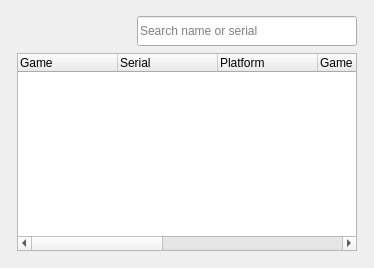
<?xml version="1.0" encoding="UTF-8"?>
<ui version="4.0">
 <class>ConfigurationListWidget</class>
 <widget class="QWidget" name="ConfigurationListWidget">
  <property name="geometry">
   <rect>
    <x>0</x>
    <y>0</y>
    <width>292</width>
    <height>268</height>
   </rect>
  </property>
  <property name="windowTitle">
   <string>Configurations</string>
  </property>
  <property name="styleSheet">
   <string notr="true"/>
  </property>
  <layout class="QGridLayout" name="gridLayout">
   <item row="0" column="0">
    <layout class="QHBoxLayout" name="horizontalLayout_2">
     <property name="leftMargin">
      <number>6</number>
     </property>
     <property name="topMargin">
      <number>0</number>
     </property>
     <property name="rightMargin">
      <number>6</number>
     </property>
     <property name="bottomMargin">
      <number>6</number>
     </property>
     <item>
      <layout class="QVBoxLayout" name="verticalLayout">
       <property name="spacing">
        <number>4</number>
       </property>
       <property name="topMargin">
        <number>2</number>
       </property>
       <item>
        <layout class="QHBoxLayout" name="horizontalLayout">
         <property name="spacing">
          <number>4</number>
         </property>
         <item>
          <widget class="QToolButton" name="global_settings_button">
           <property name="minimumSize">
           <size>
             <width>36</width>
             <height>36</height>
            </size>
           </property>
           <property name="toolTip">
            <string>&lt;html&gt;&lt;head/&gt;&lt;body&gt;&lt;p&gt;Edit global settings&lt;/p&gt;&lt;/body&gt;&lt;/html&gt;</string>
           </property>
           <property name="text">
            <string/>
           </property>
           <property name="iconSize">
            <size>
             <width>32</width>
             <height>32</height>
            </size>
           </property>
           <property name="autoRaise">
            <bool>true</bool>
           </property>
          </widget>
         </item>
         <item>
          <widget class="QToolButton" name="edit_button">
           <property name="minimumSize">
           <size>
             <width>36</width>
             <height>36</height>
            </size>
           </property>
           <property name="toolTip">
            <string>&lt;html&gt;&lt;head/&gt;&lt;body&gt;&lt;p&gt;Edit configuration&lt;/p&gt;&lt;/body&gt;&lt;/html&gt;</string>
           </property>
           <property name="text">
            <string/>
           </property>
           <property name="iconSize">
            <size>
             <width>32</width>
             <height>32</height>
            </size>
           </property>
           <property name="autoRaise">
            <bool>true</bool>
           </property>
          </widget>
         </item>
         <item>
          <widget class="QToolButton" name="delete_button">
           <property name="minimumSize">
           <size>
             <width>36</width>
             <height>36</height>
            </size>
           </property>
           <property name="toolTip">
            <string>&lt;html&gt;&lt;head/&gt;&lt;body&gt;&lt;p&gt;Delete configuration&lt;/p&gt;&lt;/body&gt;&lt;/html&gt;</string>
           </property>
           <property name="styleSheet">
            <string notr="true"/>
           </property>
           <property name="text">
            <string/>
           </property>
           <property name="iconSize">
            <size>
             <width>32</width>
             <height>32</height>
            </size>
           </property>
           <property name="autoRaise">
            <bool>true</bool>
           </property>
         </widget>
        </item>
         <item>
          <spacer name="horizontalSpacer">
           <property name="orientation">
            <enum>Qt::Horizontal</enum>
           </property>
           <property name="sizeHint" stdset="0">
            <size>
             <width>40</width>
             <height>20</height>
            </size>
           </property>
          </spacer>
         </item>
         <item>
          <widget class="QLineEdit" name="search_line_edit">
           <property name="sizePolicy">
            <sizepolicy hsizetype="Preferred" vsizetype="Fixed">
             <horstretch>0</horstretch>
             <verstretch>0</verstretch>
            </sizepolicy>
           </property>
           <property name="minimumSize">
            <size>
             <width>220</width>
             <height>30</height>
            </size>
           </property>
           <property name="maximumSize">
            <size>
             <width>320</width>
             <height>30</height>
            </size>
           </property>
           <property name="toolTip">
            <string>Search game name or serial</string>
           </property>
           <property name="placeholderText">
            <string>Search name or serial</string>
           </property>
           <property name="clearButtonEnabled">
            <bool>true</bool>
           </property>
          </widget>
         </item>
        </layout>
       </item>
       <item>
        <widget class="GameListTreeWidget" name="cfgs_list">
         <property name="rootIsDecorated">
          <bool>false</bool>
         </property>
         <column>
          <property name="text">
           <string>Game</string>
          </property>
         </column>
         <column>
          <property name="text">
           <string>Serial</string>
          </property>
         </column>
         <column>
          <property name="text">
           <string>Platform</string>
          </property>
         </column>
         <column>
          <property name="text">
           <string>Game Version</string>
          </property>
         </column>
         <column>
          <property name="text">
           <string>Firmware Version</string>
          </property>
         </column>
         <column>
          <property name="text">
           <string>Path</string>
          </property>
         </column>
         <column>
          <property name="text">
           <string>Status</string>
          </property>
         </column>
         <column>
          <property name="text">
           <string>Comments</string>
          </property>
         </column>
        </widget>
       </item>
      </layout>
     </item>
    </layout>
   </item>
  </layout>
 </widget>
 <customwidgets>
  <customwidget>
   <class>GameListTreeWidget</class>
   <extends>QTreeWidget</extends>
   <header>gameListTreeWidget.h</header>
  </customwidget>
 </customwidgets>
 <resources/>
 <connections/>
</ui>
